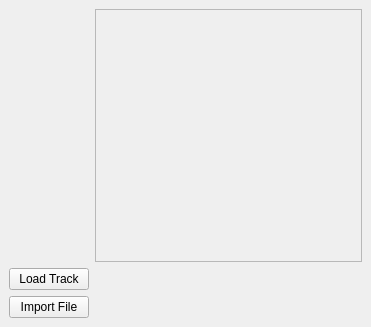
<?xml version="1.0" encoding="UTF-8"?>
<ui version="4.0">
 <class>GPXTrackManagerDockWidgetBase</class>
 <widget class="QDockWidget" name="GPXTrackManagerDockWidgetBase">
  <property name="geometry">
   <rect>
    <x>0</x>
    <y>0</y>
    <width>371</width>
    <height>327</height>
   </rect>
  </property>
  <property name="windowTitle">
   <string>GPX Track Manager</string>
  </property>
  <widget class="QWidget" name="dockWidgetContents">
   <layout class="QGridLayout" name="gridLayout">
    <item row="1" column="2">
     <spacer name="horizontalSpacer">
      <property name="orientation">
       <enum>Qt::Horizontal</enum>
      </property>
      <property name="sizeHint" stdset="0">
       <size>
        <width>40</width>
        <height>20</height>
       </size>
      </property>
     </spacer>
    </item>
    <item row="0" column="1" colspan="2">
     <widget class="QFrame" name="frame">
      <property name="frameShape">
       <enum>QFrame::StyledPanel</enum>
      </property>
      <property name="frameShadow">
       <enum>QFrame::Raised</enum>
      </property>
     </widget>
    </item>
    <item row="1" column="0">
     <widget class="QPushButton" name="loadTrackButton">
      <property name="text">
       <string>Load Track</string>
      </property>
     </widget>
    </item>
    <item row="2" column="0">
     <widget class="QPushButton" name="loadFileButton">
      <property name="text">
       <string>Import File</string>
      </property>
     </widget>
    </item>
    <item row="2" column="1" colspan="2">
     <widget class="QLabel" name="loadedFileLabel">
      <property name="text">
       <string/>
      </property>
     </widget>
    </item>
   </layout>
  </widget>
 </widget>
 <resources/>
 <connections/>
</ui>
